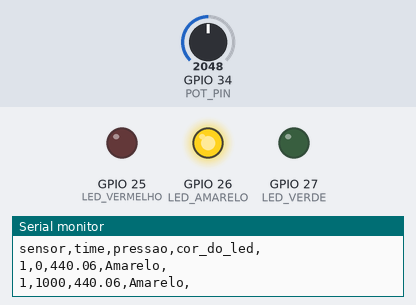
Bench run of a sketch on a simulated ESP32. Parts: output pins drawn as LEDs (lit = HIGH), the last lines printed to the serial monitor. The inputs (shaded band) are chosen by the test bench; at power-on: GPIO 34 (POT_PIN) = 2048.

Above: at 1.8 s.
1.9 s: GPIO 34 (POT_PIN) set to 1792
3.4 s: GPIO 34 (POT_PIN) set to 1699
At 4.8 s:
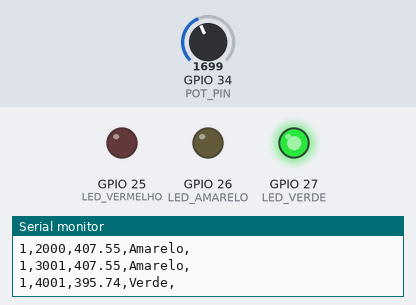
5.5 s: GPIO 34 (POT_PIN) set to 3603
At 6.3 s:
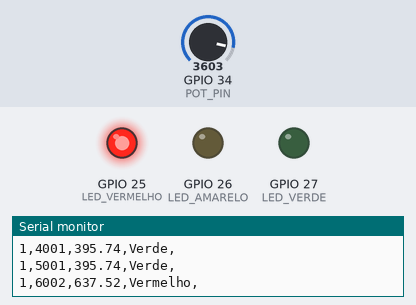
7.5 s: GPIO 34 (POT_PIN) set to 2946
9.2 s: GPIO 34 (POT_PIN) set to 2858
At 10.6 s:
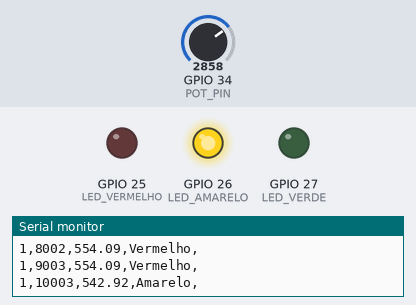
11.5 s: GPIO 34 (POT_PIN) set to 4095
At 13.4 s:
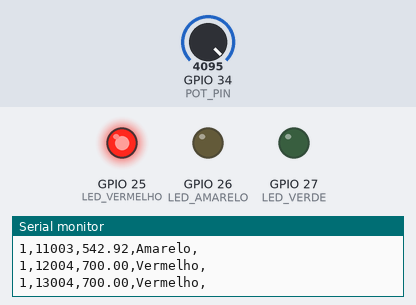
Timing chart, 0 to 14.5 s (numbered marks = the images above; inputs shaded):
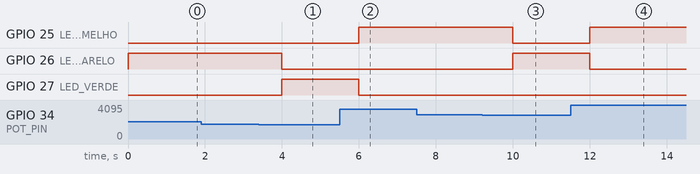

Measured:
- the behaviour switches between 1733 and 1732 on GPIO 34 (POT_PIN) (found by bisection; images 0 and 1)
- the behaviour switches between 2914 and 2913 on GPIO 34 (POT_PIN) (found by bisection; images 2 and 3)
- after the input at 3.4 s, GPIO 26 (LED_AMARELO): HIGH → LOW after 0.60 s; GPIO 27 (LED_VERDE): LOW → HIGH after 0.60 s
- after the input at 5.5 s, GPIO 25 (LED_VERMELHO): LOW → HIGH after 0.50 s; GPIO 27 (LED_VERDE): HIGH → LOW after 0.50 s
- after the input at 9.2 s, GPIO 25 (LED_VERMELHO): HIGH → LOW after 0.80 s; GPIO 26 (LED_AMARELO): LOW → HIGH after 0.80 s
- after the input at 11.5 s, GPIO 25 (LED_VERMELHO): LOW → HIGH after 0.50 s; GPIO 26 (LED_AMARELO): HIGH → LOW after 0.50 s

The sketch:

sketch.ino
```cpp
// ID do sensor
const int sensorId = 1;

// Definição dos pinos

const int POT_PIN = 34;
const int LED_VERDE = 27;
const int LED_AMARELO = 26;
const int LED_VERMELHO = 25;

// Pressão hidrostática
const float PRESSAO_MIN_KPA = 180;
const float PRESSAO_MAX_KPA = 700;

// Limiares de alerta
const float LIMITE_OK_KPA = 400;
const float LIMITE_ATENCAO_KPA = 550;

void setup() {
  Serial.begin(115200);

  pinMode(LED_VERDE, OUTPUT);
  pinMode(LED_AMARELO, OUTPUT);
  pinMode(LED_VERMELHO, OUTPUT);

// Inicializar leds desligados
  digitalWrite(LED_VERDE, LOW);
  digitalWrite(LED_AMARELO, LOW);
  digitalWrite(LED_VERMELHO, LOW);

// Cabeçalho do CSV
Serial.println("sensor,time,pressao,cor_do_led,");

}

void loop() {

// ID do sensor
  Serial.print(sensorId);
  Serial.print(",");

// Timestamp
  Serial.print(millis());
  Serial.print(",");

// Ler o potenciômetro
  int potValue = analogRead(POT_PIN);

// Mapear escalas
  float pressao_simulada_kpa = map(potValue, 0, 4095, (int) (PRESSAO_MIN_KPA * 100), (int)(PRESSAO_MAX_KPA * 100)) / 100.0;

// Garantir pressao nao negativa
  if (pressao_simulada_kpa < 0) {
    pressao_simulada_kpa = 0;
  }

// Lógica de acionamento dos leds e impressão

Serial.print(pressao_simulada_kpa, 2);
Serial.print(",");

// Lógica dos leds
if (pressao_simulada_kpa < LIMITE_OK_KPA) {
    digitalWrite(LED_VERDE, HIGH);
    digitalWrite(LED_AMARELO, LOW);
    digitalWrite(LED_VERMELHO, LOW);
    Serial.print("Verde");
    Serial.println(",");
  } else if (pressao_simulada_kpa < LIMITE_ATENCAO_KPA) {
    digitalWrite(LED_VERDE, LOW);
    digitalWrite(LED_AMARELO, HIGH);
    digitalWrite(LED_VERMELHO, LOW);
    Serial.print("Amarelo");
    Serial.println(",");
  } else {
    digitalWrite(LED_VERDE, LOW);
    digitalWrite(LED_AMARELO, LOW);
    digitalWrite(LED_VERMELHO, HIGH);
    Serial.print("Vermelho");
    Serial.println(",");
  }

  delay(1000);
}
```
